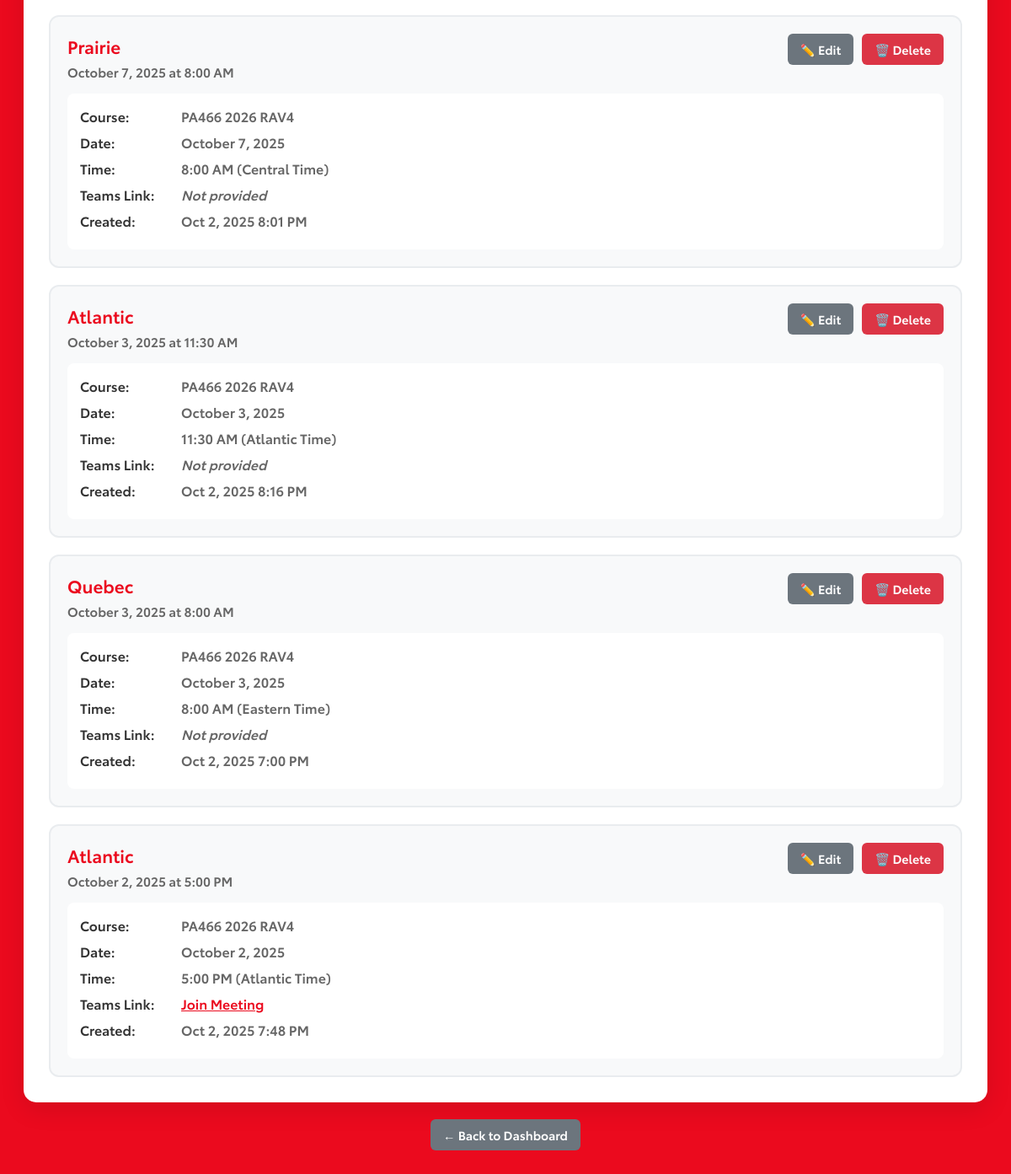
Before: /simple-admin/manage-sessions/ (signed in, lower part) with the older database file.
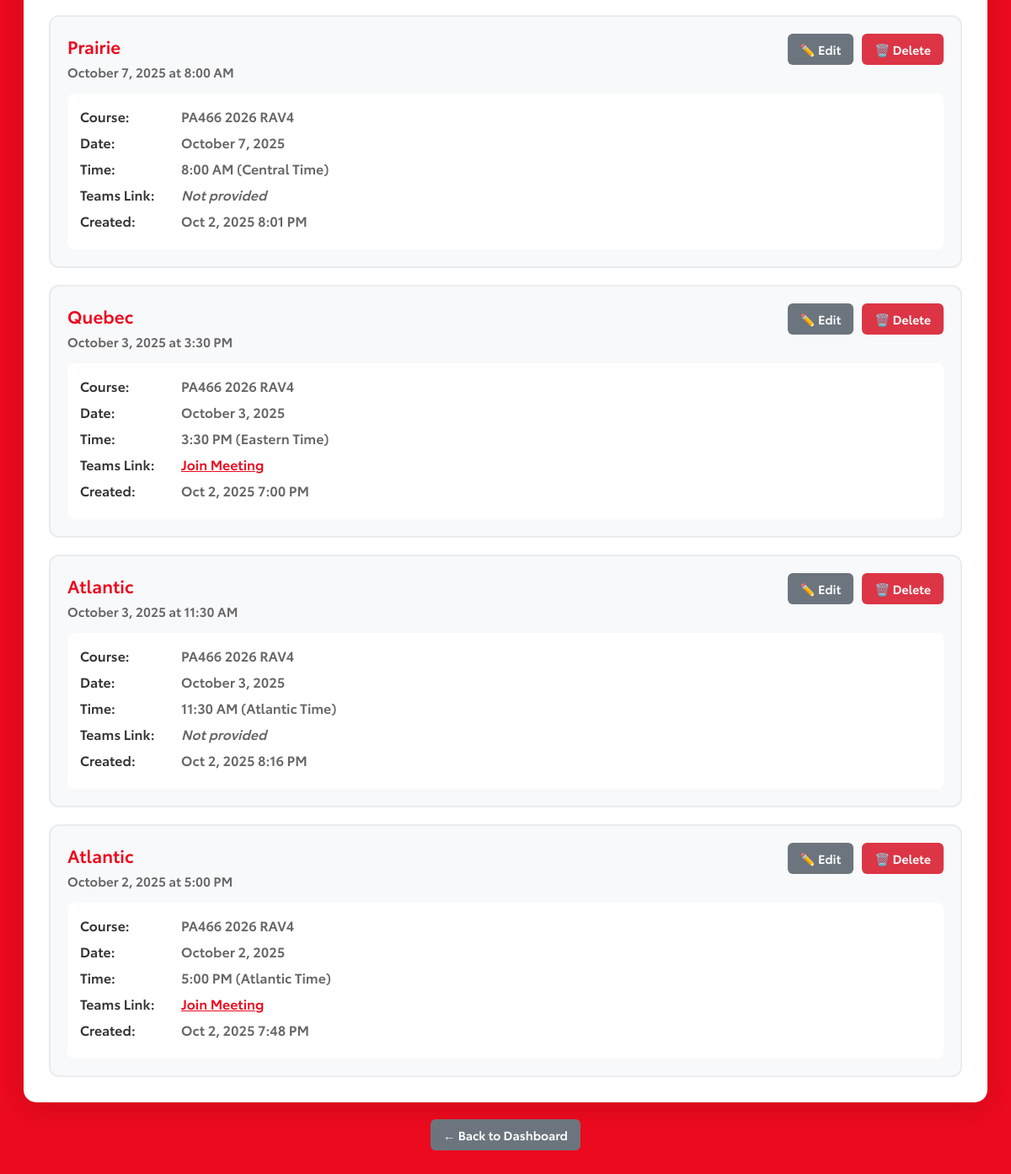
After: the same page with the newer database file.
### training_app/models.py (models this page shows, shortened)
class TrainingSession(models.Model):
    training_page = models.ForeignKey(
        TrainingPage,
        on_delete=models.CASCADE,
        related_name='sessions',
        help_text="Which training page this session belongs to"
    )
    training_program = models.ForeignKey(
        TrainingProgram,
        on_delete=models.CASCADE,
        null=True,
        blank=True,
        help_text="Which training program this session is for"
    )
    date = models.DateField(
        validators=[validate_training_session_date],
        help_text="Date of the training session"
    )
    time_est = models.TimeField(
        validators=[validate_training_session_time],
        help_text="Time of the training session (Eastern Time)"
    )
    teams_link = models.URLField(
        blank=True,
        max_length=500,
        validators=[validate_teams_link],
        help_text="Microsoft Teams meeting link"
    )
    teams_link_valid = models.BooleanField(
        default=False,
        help_text="Whether the Teams link is working"
    )
    teams_link_last_tested = models.DateTimeField(
        null=True,
        blank=True,
        help_text="When the Teams link was last tested"
    )
    created_at = models.DateTimeField(auto_now_add=True)
    updated_at = models.DateTimeField(auto_now=True)
    class Meta:
        ordering = ['date', 'time_est']
        unique_together = ['training_page', 'date', 'time_est']

class TrainingPage(models.Model):
    REGION_CHOICES = [
        ('quebec', 'Quebec'),
        ('central', 'Central'),
        ('pacific', 'Pacific'),
        ('prairie', 'Prairie'),
        ('atlantic', 'Atlantic'),
    ]
    region = models.CharField(
        max_length=20,
        choices=REGION_CHOICES,
        unique=True,
        validators=[validate_region],
        help_text="The region this training page is for"
    )
    current_program = models.ForeignKey(
        TrainingProgram,
        on_delete=models.PROTECT,
        null=True,
        blank=True,
        help_text="The currently active training program for this region"
    )
    timezone = models.CharField(
        max_length=50,
        default='America/Toronto',
        validators=[validate_timezone],
        help_text="Timezone for this region (EST/EDT)"
    )
    is_active = models.BooleanField(
        default=True,
        help_text="Whether this training page is active"
    )
    created_at = models.DateTimeField(auto_now_add=True)
    updated_at = models.DateTimeField(auto_now=True)
    class Meta:
        ordering = ['region']

class TrainingProgram(models.Model):
    name = models.CharField(
        max_length=100,
        help_text="Short name for the program (e.g., PA465, PA466)"
    )
    title = models.CharField(
        max_length=200,
        help_text="Full title of the training program (e.g., PA465 2026 bZ Virtual Training)"
    )
    title_fr = models.CharField(
        max_length=200,
        blank=True,
        help_text="French title (used for Quebec page if provided)"
    )
    description = models.TextField(
        blank=True,
        help_text="Description of the training program"
    )
    main_image = models.ImageField(
        upload_to='training_programs/',
        blank=True,
        null=True,
        help_text="Main image for this training program"
    )
    is_active = models.BooleanField(
        default=True,
        help_text="Whether this training program is currently active"
    )
    created_at = models.DateTimeField(auto_now_add=True)
    updated_at = models.DateTimeField(auto_now=True)
    class Meta:
        ordering = ['-created_at']

### training_app/simple_admin_views.py (the view)
# urls.py: path('simple-admin/manage-sessions/', simple_admin_views.manage_training_sessions, name='manage_training_sessions'),
@login_required
def manage_training_sessions(request):
    user = request.user
    if user.user_type == 'master':
        sessions = TrainingSession.objects.select_related('training_page').order_by('-date', '-time_est')
    else:
        assigned_pages = user.assigned_regions.all()
        sessions = TrainingSession.objects.filter(
            training_page__in=assigned_pages
        ).select_related('training_page').order_by('-date', '-time_est')
    paginator = Paginator(sessions, 10)
    page_number = request.GET.get('page')
    page_obj = paginator.get_page(page_number)
    return render(request, 'training_app/simple_admin/manage_sessions.html', {
        'page_obj': page_obj,
        'sessions': page_obj
    })

### training_app/error_handlers.py (called while the page is built, shortened)
    def process_request(self, request):
        if settings.DEBUG and not getattr(settings, 'LOG_ALL_REQUESTS', False):
            return

### training_app/templates/training_app/simple_admin/manage_sessions.html (shortened to what this page needs)
{% load static %}
<!DOCTYPE html>
<html lang="en">
<head>
    <link href="{% static 'css/style.css' %}?v=2" rel="stylesheet">
</head>
<body>
    <div class="simple-admin">
        <div class="sessions-container">
            {% if sessions %}
            <div class="sessions-list">
                {% for session in sessions %}
                <div class="session-card">
                    <div class="session-header">
                        <div class="session-info">
                            <h3>{{ session.training_page.get_region_display }}</h3>
                            <div class="session-meta">
                                {{ session.date|date:"F j, Y" }} at {{ session.time_est|time:"g:i A" }}
                            </div>
                        </div>
                        <div class="session-actions">
                            <a href="{% url 'simple_admin:edit_training_session' session.id %}" class="btn-secondary">✏️ Edit</a>
                            <a href="{% url 'simple_admin:delete_training_session' session.id %}" class="btn-danger">🗑️ Delete</a>
                        </div>
                    </div>
                    <div class="session-details">
                        <div class="detail-row">
                            <span class="detail-label">Course:</span>
                            <span class="detail-value">{{ session.training_program.title|default:"No course assigned" }}</span>
                        </div>
                        <div class="detail-row">
                            <span class="detail-label">Date:</span>
                            <span class="detail-value">{{ session.date|date:"F j, Y" }}</span>
                        </div>
                        <div class="detail-row">
                            <span class="detail-label">Time:</span>
                            <span class="detail-value">
                                {{ session.time_est|time:"g:i A" }}
                                ({% if session.training_page.region == 'pacific' %}Pacific Time{% elif session.training_page.region == 'prairie' %}Central Time{% elif session.training_page.region == 'atlantic' %}Atlantic Time{% else %}Eastern Time{% endif %})
                            </span>
                        </div>
                        <div class="detail-row">
                            <span class="detail-label">Teams Link:</span>
                            <span class="detail-value">
                                {% if session.teams_link %}
                                    <a href="{{ session.teams_link }}" target="_blank" style="color: #EB0A1E;">Join Meeting</a>
                                {% else %}
                                    <em>Not provided</em>
                                {% endif %}
                            </span>
                        </div>
                        <div class="detail-row">
                            <span class="detail-label">Created:</span>
                            <span class="detail-value">{{ session.created_at|date:"M j, Y g:i A" }}</span>
                        </div>
                    </div>
                </div>
                {% endfor %}
            </div>
            {% else %}
            <div class="no-sessions">
                <h3>No Training Sessions Found</h3>
                <p>There are no training sessions to display.</p>
                <a href="{% url 'simple_admin:create_training_session' %}" class="btn-primary">Create Your First Session</a>
            </div>
            {% endif %}
        </div>
        <div style="text-align: center; margin-top: 20px;">
            <a href="{% url 'simple_admin:simple_admin_dashboard' %}" class="btn-secondary">← Back to Dashboard</a>
        </div>
    </div>
</body>
</html>

Changed rows visible on the page:
changed TrainingSession "Oct 2, 2025 7:00 PM": time_est "8:00 AM" → "3:30 PM"; teams_link "Not provided" → "Join Meeting"; moves up the list
